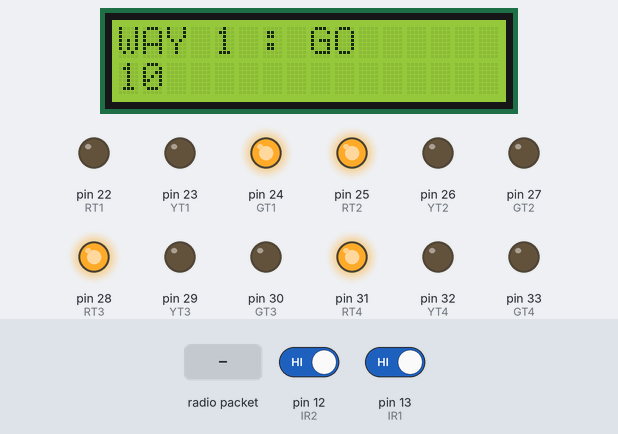
Recording of a sketch running on a simulated Arduino Mega 2560, built with avr-gcc and run on an emulated ATmega2560. On the bench: 16×2 character LCD, output pins drawn as LEDs (lit = HIGH). The test bench sets the inputs (shaded band); at power-on: pin 12 (IR2) HIGH, pin 13 (IR1) HIGH. No radio packets arrive unless stated; what the sketch prints to the serial monitor is not drawn.

Above: at 3.1 s.
3.2 s: radio packet "1" arrives
At 12.8 s:
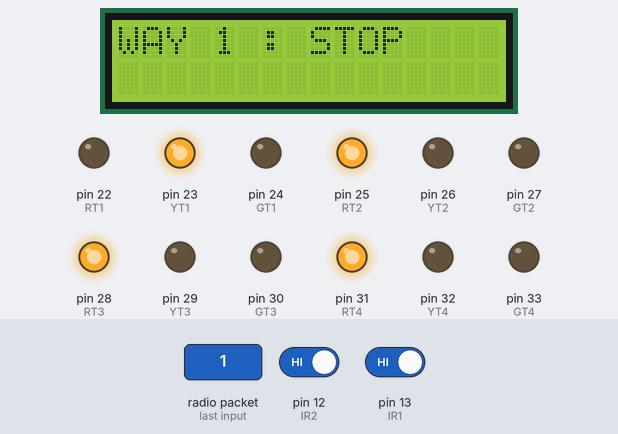
At 14.3 s:
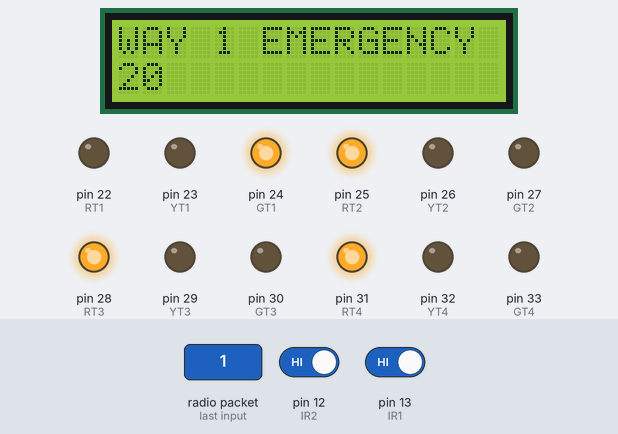
Timing chart, 0 to 36.1 s (numbered marks = the images above; inputs shaded):
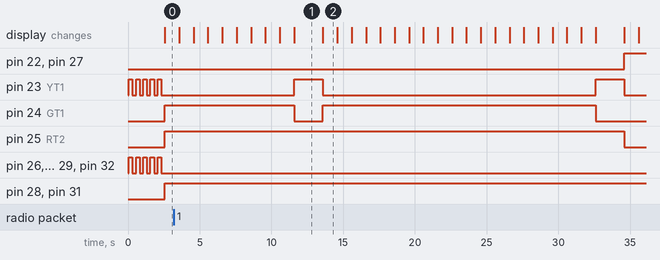

Measured:
- after the input at 3.2 s, pin 22 (RT1): LOW → HIGH after 31.4 s instead of 10.4 s; pin 26 (YT2): stays LOW (without the input it goes to HIGH after 19.4 s)
- by itself, pin 23 (YT1): alternates HIGH for 2.0 s and LOW for 19.0 s
- by itself, pin 26 (YT2), pin 29 (YT3), pin 32 (YT4): alternates HIGH for 0.25 s and LOW for 0.25 s, 10 changes in all, then stays LOW
- what the display in image 1 shows lasts 2.0 s, from 11.6 s to 13.6 s
- what the display in image 2 shows lasts 1.0 s, from 13.6 s to 14.6 s

The sketch:

Density_Based_Traffic.ino
```cpp
#include<RH_ASK.h>
#include<SPI.h>
#include<LiquidCrystal.h>
LiquidCrystal lcd(34,35,36,37,38,39);
//Led Red orange green order
const int txSpeed = 2000;
const int rxPin = 5;
const int txPin = 6;
const int pttPin = 7;
int x=0,i=0,j=0,k=0;

RH_ASK driver(txSpeed, rxPin, txPin, pttPin);

void way1()
{
 int t1=10;
 lcd.setCursor(0,0);
 lcd.write("WAY 1 : GO");
 digitalWrite(22,0);
 digitalWrite(23,0);
 digitalWrite(24,1);
 digitalWrite(25,1);
 digitalWrite(28,1);
 digitalWrite(31,1);
 if(digitalRead(13)==0)
 {
  t1=15;
 }
 for(i=t1;i>=2;i--)
 {
  lcd.setCursor(0,1);
  lcd.print(i);
  Serial.println(i);
  delay(1000);
  if(i==10)
  {
      lcd.clear();
  }
  lcd.setCursor(0,0);
  lcd.write("WAY 1 : GO");
 }
 lcd.clear();
 lcd.setCursor(0,0);
 lcd.write("WAY 1 : STOP");
 digitalWrite(22,0);
 digitalWrite(23,1);
 digitalWrite(24,0);
 delay(2000);
 digitalWrite(22,1);
 digitalWrite(23,0);
 digitalWrite(24,0);
 lcd.clear();
}

void way2()
{
 int t2=10;
 lcd.setCursor(0,0);
 lcd.write("WAY 2 : GO");
 digitalWrite(25,0);
 digitalWrite(26,0);
 digitalWrite(27,1);
 if(digitalRead(12)==0)
 {
  t2=15;
 }
 for(i=t2;i>=2;i--)
 {
  lcd.setCursor(0,1);
  lcd.print(i);
  delay(1000);
  if(i==10)
  {
   lcd.clear();
   lcd.write("WAY 2 : GO");
  }
 }
 lcd.clear();
 lcd.setCursor(0,0);
 lcd.write("WAY 2 : STOP");
 digitalWrite(25,0);
 digitalWrite(26,1);
 digitalWrite(27,0);
 delay(2000);
 digitalWrite(25,1);
 digitalWrite(26,0);
 digitalWrite(27,0);
 lcd.clear();
}

void way3()
{
 int t3=10;
 lcd.setCursor(0,0);
 lcd.write("WAY 3 : GO");
 digitalWrite(28,0);
 digitalWrite(29,0);
 digitalWrite(30,1);
 if(digitalRead(11)==0)
 {
  t3=15;
 }
 for(i=t3;i>=2;i--)
 {
  lcd.setCursor(0,1);
  lcd.print(i);
  delay(1000);
  if(i==10)
  {
   lcd.clear();
   lcd.write("WAY 3 : GO");
  }
 }
 lcd.clear();
 lcd.setCursor(0,0);
 lcd.write("WAY 3 : STOP");
 digitalWrite(28,0);
 digitalWrite(29,1);
 digitalWrite(30,0);
 delay(2000);
 digitalWrite(28,1);
 digitalWrite(29,0);
 digitalWrite(30,0);
 lcd.clear();
}

void way4()
{
 int t4=10;
 lcd.setCursor(0,0);
 lcd.write("WAY 4 : GO");
 digitalWrite(31,0);
 digitalWrite(32,0);
 digitalWrite(33,1);
 if(digitalRead(10)==0)
 {
  t4=15;
 }
 for(i=t4;i>=2;i--)
 {
  lcd.setCursor(0,1);
  lcd.print(i);
  delay(1000);
  if(i==10)
  {
   lcd.clear();
   lcd.write("WAY 4 : GO");
  }
 }
 lcd.clear();
 lcd.setCursor(0,0);
 lcd.write("WAY 4 : STOP");
 digitalWrite(31,0);
 digitalWrite(32,1);
 digitalWrite(33,0);
 delay(2000);
 digitalWrite(31,1);
 digitalWrite(32,0);
 digitalWrite(33,0);
 lcd.clear();
}

void emer()
{
 int em=20;
 lcd.setCursor(0,0);
 lcd.write("WAY 1 EMERGENCY");
 digitalWrite(22,0);
 digitalWrite(23,0);
 digitalWrite(24,1);
 for(i=em;i>=2;i--)
 {
  lcd.setCursor(0,1);
  lcd.print(i);
  delay(1000);
  if(i==10)
  {
   lcd.clear();
   lcd.write("WAY 1 EMERGENCY");
  }
 }
 lcd.clear();
 lcd.setCursor(0,0);
 lcd.write("WAY 1 : STOP");
 digitalWrite(22,0);
 digitalWrite(23,1);
 digitalWrite(24,0);
 delay(2000);
 digitalWrite(22,1);
 digitalWrite(23,0);
 digitalWrite(24,0);
 lcd.clear();
}

void setup()
{
 lcd.begin(16,2);
 Serial.begin(9600);//Debugging only
 pinMode(13,INPUT);//IR1
 pinMode(12,INPUT);//IR2
 pinMode(11,INPUT);//IR3
 pinMode(10,INPUT);//IR4
 pinMode(22,OUTPUT);//RT1
 pinMode(23,OUTPUT);//YT1
 pinMode(24,OUTPUT);//GT1
 pinMode(25,OUTPUT);//RT2
 pinMode(26,OUTPUT);//YT2
 pinMode(27,OUTPUT);//GT2
 pinMode(28,OUTPUT);//RT3
 pinMode(29,OUTPUT);//YT3
 pinMode(30,OUTPUT);//GT3
 pinMode(31,OUTPUT);//RT4
 pinMode(32,OUTPUT);//YT4
 pinMode(33,OUTPUT);//GT4
 if(!driver.init())
 {
  Serial.println("init failed");
 }
}

void loop()
{
  if(k==0)
  {
  for(j=0;j<5;j++)
 {
  digitalWrite(23,1);
 digitalWrite(26,1);
 digitalWrite(29,1);
 digitalWrite(32,1);
 delay(250);
 digitalWrite(23,0);
 digitalWrite(26,0);
 digitalWrite(29,0);
 digitalWrite(32,0);
  delay(250);
 }
 k=1;
  }

 uint8_t buf[RH_ASK_MAX_MESSAGE_LEN] = {0};
 uint8_t buflen = sizeof(buf);
 if(driver.recv(buf, &buflen)) // if message received, save it
 {
  x=1;

  Serial.println((char*)buf); // print received message
 }
 if(x==1)
 {
  emer();
  x=0;
 }
 way1();
 if(driver.recv(buf, &buflen)) // if message received, save it
 {
  x=1;
  Serial.println((char*)buf); // print received message
 }
 if(x==1)
 {
  emer();
  x=0;
 }
 way2();
 if(driver.recv(buf, &buflen)) // if message received, save it
 {
  x=1;
  Serial.println((char*)buf); // print received message
 }
 if(x==1)
 {
  emer();
  x=0;
 }
 way3();
 if(driver.recv(buf, &buflen)) // if message received, save it
 {
  x=1;
  Serial.println((char*)buf); // print received message
 }
 if(x==1)
 {
  emer();
  x=0;
 }
 way4();
}
```
